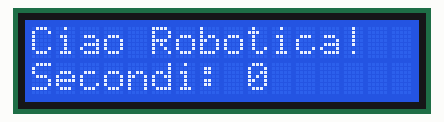
Simulated run of this sketch. Board: Arduino Uno, built with avr-gcc and run on an emulated ATmega328P. On the bench: 16×2 character LCD.

Above: at 0.1 s.
At 4.1 s:
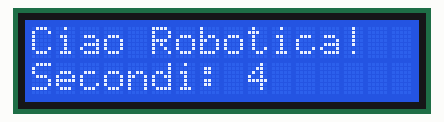
At 9.2 s:
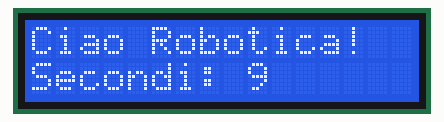
At 19.1 s:
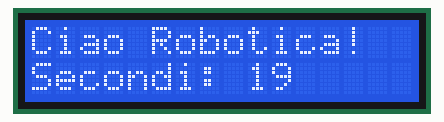
At 28.2 s:
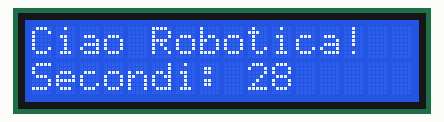
At 38.1 s:
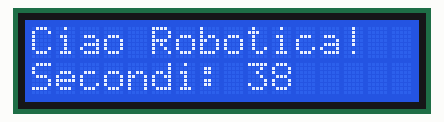

Measured:
- what the display in image 1 shows lasts 1.0 s, from 4.1 s to 5.1 s

The sketch:

es5_lcd_tinkercad.ino
```cpp
// Scheda 5 - Display LCD 16x2 I2C (versione per Tinkercad)
// Componente "LCD 16 x 2 (I2C)": GND, VCC=5V, SDA, SCL.

#include <Adafruit_LiquidCrystal.h>

Adafruit_LiquidCrystal lcd(0);   // indirizzo 0 = impostazione predefinita di Tinkercad

void setup() {
  lcd.begin(16, 2);              // 16 colonne, 2 righe
  lcd.setBacklight(1);           // accende la retroilluminazione
  lcd.print("Ciao Robotica!");   // prima riga
}

void loop() {
  lcd.setCursor(0, 1);           // colonna 0, riga 1 (la seconda)
  lcd.print("Secondi: ");
  lcd.print(millis() / 1000);    // secondi dall'accensione
  delay(200);
}
```
